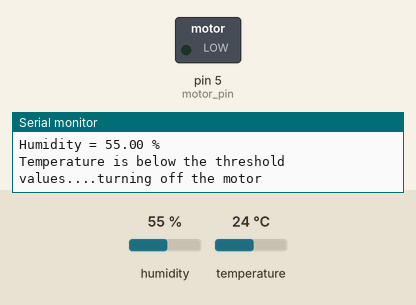
The sketch below on a simulated Arduino Uno, built with avr-gcc and run on an emulated ATmega328P. Parts: switched loads named in the sketch (green lamp = pin HIGH), the last lines printed to the serial monitor. The test bench sets the inputs (shaded band); at power-on: temperature 24 °C, humidity 55 %.

Above: at 4.8 s.
4.9 s: temperature set to 33 °C
8.0 s: temperature set to 36 °C
At 8.9 s:
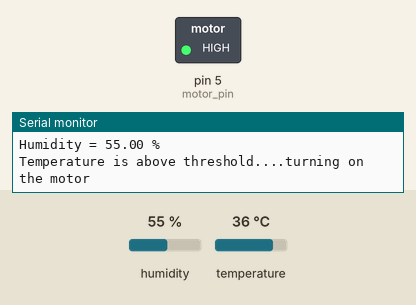
14.5 s: temperature set to 12 °C
At 15.3 s:
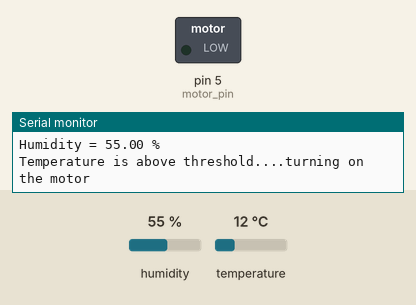
17.6 s: temperature set to 41 °C
At 20.1 s:
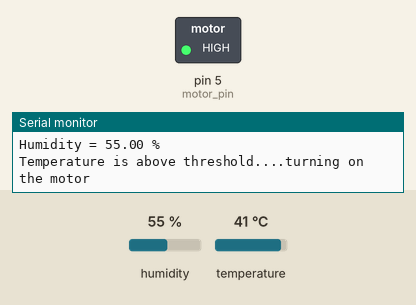
Timing chart, 0 to 21.6 s (numbered marks = the images above; inputs shaded):
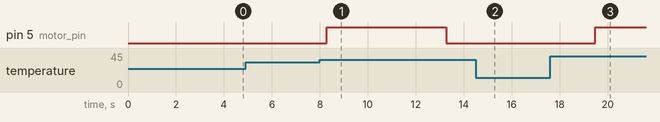

Measured:
- the behaviour switches between 34 and 35 °C on temperature (found by bisection; images 0 and 1)
- after the input at 8.0 s, pin 5 (motor_pin): LOW → HIGH after 0.28 s, → LOW 5.0 s later
- after the input at 14.5 s, pin 5 (motor_pin): stays LOW (without the input it goes to HIGH after 0.84 s)
- after the input at 17.6 s, pin 5 (motor_pin): LOW → HIGH after 1.9 s

The sketch:

Temp_exhaust_fan_part2.ino
```cpp
#include <DHT.h>

#define DHTPIN 7      // Pin connected to the DHT11 sensor
#define DHTTYPE DHT11 // DHT type is DHT11

DHT dht(DHTPIN, DHTTYPE);
int motor_pin = 5;

void setup() {
  pinMode(motor_pin, OUTPUT);
  Serial.begin(9600);
  dht.begin(); // Initialize DHT sensor
}

void loop() {
  delay(2000); // Wait for 2 seconds between readings

  float temperature = dht.readTemperature(); // Read temperature in Celsius
  float humidity = dht.readHumidity();       // Read humidity

  if (isnan(temperature) || isnan(humidity)) {
    Serial.println("Failed to read from DHT sensor!");
    return;
  }

  Serial.print("Temperature = ");
  Serial.print(temperature);
  Serial.println(" °C");
  Serial.print("Humidity = ");
  Serial.print(humidity);
  Serial.println(" %");

  if ( dht.readTemperature() >= 34.30) {
    Serial.println("Temperature is above threshold....turning on the motor");
    digitalWrite(motor_pin, HIGH);
    delay(5000);
    digitalWrite(motor_pin, LOW);

  }
  else if( dht.readTemperature() < 34.30) {
    Serial.println("Temperature is below the threshold values....turning off the motor");
    digitalWrite(motor_pin, LOW);

  }
  else{
        digitalWrite(motor_pin, LOW);

  }
}
```
